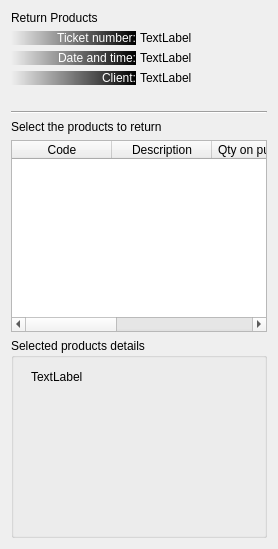
      <widget class="QWidget" name="pageReturnProduct">
       <layout class="QVBoxLayout" name="verticalLayout_3">
        <item>
         <widget class="QLabel" name="label_4">
          <property name="text">
           <string>Return Products</string>
          </property>
         </widget>
        </item>
        <item>
         <layout class="QGridLayout" name="gridLayoutReturn">
          <property name="horizontalSpacing">
           <number>4</number>
          </property>
          <property name="verticalSpacing">
           <number>6</number>
          </property>
          <item row="0" column="0">
           <widget class="QLabel" name="label_6">
            <property name="minimumSize">
             <size>
              <width>125</width>
              <height>0</height>
             </size>
            </property>
            <property name="styleSheet">
             <string notr="true">background-color: qlineargradient(spread:pad, x1:0, y1:0, x2:1, y2:0, stop:1 rgba(0, 0, 0, 255), stop:0 rgba(255, 255, 255, 0));
color: rgb(255, 255, 255);
font: 75 9pt &quot;Lucida Grande&quot;;</string>
            </property>
            <property name="text">
             <string>Ticket number:</string>
            </property>
            <property name="alignment">
             <set>Qt::AlignRight|Qt::AlignTrailing|Qt::AlignVCenter</set>
            </property>
           </widget>
          </item>
          <item row="0" column="1">
           <widget class="QLabel" name="label_9">
            <property name="sizePolicy">
             <sizepolicy hsizetype="Maximum" vsizetype="Preferred">
              <horstretch>0</horstretch>
              <verstretch>0</verstretch>
             </sizepolicy>
            </property>
            <property name="text">
             <string>TextLabel</string>
            </property>
           </widget>
          </item>
          <item row="1" column="0">
           <widget class="QLabel" name="label_7">
            <property name="minimumSize">
             <size>
              <width>125</width>
              <height>0</height>
             </size>
            </property>
            <property name="styleSheet">
             <string notr="true">background-color: qlineargradient(spread:pad, x1:0, y1:0, x2:1, y2:0, stop:1 rgba(0, 0, 0, 255), stop:0 rgba(255, 255, 255, 0));
color: rgb(255, 255, 255);
font: 75 9pt &quot;Lucida Grande&quot;;</string>
            </property>
            <property name="text">
             <string>Date and time:</string>
            </property>
            <property name="alignment">
             <set>Qt::AlignRight|Qt::AlignTrailing|Qt::AlignVCenter</set>
            </property>
           </widget>
          </item>
          <item row="1" column="1">
           <widget class="QLabel" name="label_10">
            <property name="sizePolicy">
             <sizepolicy hsizetype="Maximum" vsizetype="Preferred">
              <horstretch>0</horstretch>
              <verstretch>0</verstretch>
             </sizepolicy>
            </property>
            <property name="text">
             <string>TextLabel</string>
            </property>
           </widget>
          </item>
          <item row="2" column="0">
           <widget class="QLabel" name="label_8">
            <property name="minimumSize">
             <size>
              <width>125</width>
              <height>0</height>
             </size>
            </property>
            <property name="styleSheet">
             <string notr="true">background-color: qlineargradient(spread:pad, x1:0, y1:0, x2:1, y2:0, stop:1 rgba(0, 0, 0, 255), stop:0 rgba(255, 255, 255, 0));
color: rgb(255, 255, 255);
font: 75 9pt &quot;Lucida Grande&quot;;</string>
            </property>
            <property name="text">
             <string>Client:</string>
            </property>
            <property name="alignment">
             <set>Qt::AlignRight|Qt::AlignTrailing|Qt::AlignVCenter</set>
            </property>
           </widget>
          </item>
          <item row="2" column="1">
           <widget class="QLabel" name="label_11">
            <property name="sizePolicy">
             <sizepolicy hsizetype="MinimumExpanding" vsizetype="Preferred">
              <horstretch>0</horstretch>
              <verstretch>0</verstretch>
             </sizepolicy>
            </property>
            <property name="text">
             <string>TextLabel</string>
            </property>
           </widget>
          </item>
         </layout>
        </item>
        <item>
         <spacer name="verticalSpacer_2">
          <property name="orientation">
           <enum>Qt::Vertical</enum>
          </property>
          <property name="sizeType">
           <enum>QSizePolicy::Minimum</enum>
          </property>
          <property name="sizeHint" stdset="0">
           <size>
            <width>20</width>
            <height>20</height>
           </size>
          </property>
         </spacer>
        </item>
        <item>
         <widget class="Line" name="line">
          <property name="orientation">
           <enum>Qt::Horizontal</enum>
          </property>
         </widget>
        </item>
        <item>
         <widget class="QLabel" name="label_3">
          <property name="text">
           <string>Select the products to return</string>
          </property>
         </widget>
        </item>
        <item>
         <widget class="QTableWidget" name="tableReturnProducts">
          <column>
           <property name="text">
            <string>Code</string>
           </property>
          </column>
          <column>
           <property name="text">
            <string>Description</string>
           </property>
          </column>
          <column>
           <property name="text">
            <string>Qty on purchase</string>
           </property>
          </column>
          <column>
           <property name="text">
            <string>Price</string>
           </property>
          </column>
          <column>
           <property name="text">
            <string>Qty to return</string>
           </property>
          </column>
         </widget>
        </item>
        <item>
         <widget class="QGroupBox" name="groupBox">
          <property name="minimumSize">
           <size>
            <width>0</width>
            <height>200</height>
           </size>
          </property>
          <property name="title">
           <string>Selected products details</string>
          </property>
          <widget class="QLabel" name="lblReturnProdQty">
           <property name="geometry">
            <rect>
             <x>20</x>
             <y>30</y>
             <width>57</width>
             <height>17</height>
            </rect>
           </property>
           <property name="frameShape">
            <enum>QFrame::NoFrame</enum>
           </property>
           <property name="text">
            <string>TextLabel</string>
           </property>
          </widget>
         </widget>
        </item>
       </layout>
      </widget>
